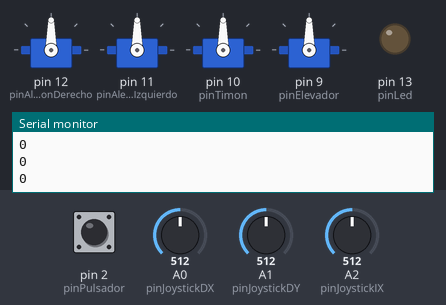
The sketch below on a simulated Arduino Uno, built with avr-gcc and run on an emulated ATmega328P. Shown: 4 × servo, output pins drawn as LEDs (lit = HIGH), the last lines printed to the serial monitor. Inputs (shaded band) come from the test bench; at power-on: A0 (pinJoystickDX) = 512, A1 (pinJoystickDY) = 512, A2 (pinJoystickIX) = 512, pin 2 (pinPulsador) LOW.

Above: at 1.2 s.
1.3 s: A0 (pinJoystickDX) set to 716
At 2.1 s:
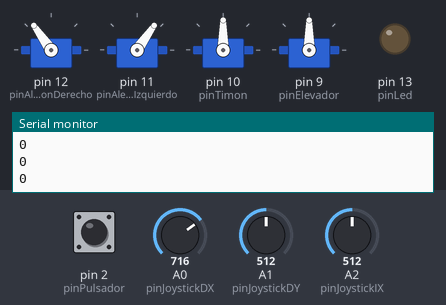
2.8 s: A1 (pinJoystickDY) set to 716
At 4.0 s:
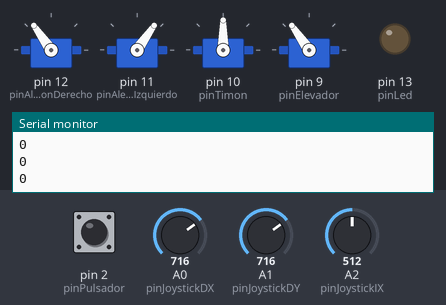
4.3 s: A2 (pinJoystickIX) set to 716
At 5.5 s:
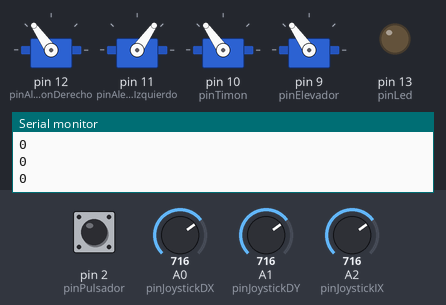
5.8 s: pin 2 (pinPulsador) pulled HIGH for 0.15 s
At 7.1 s:
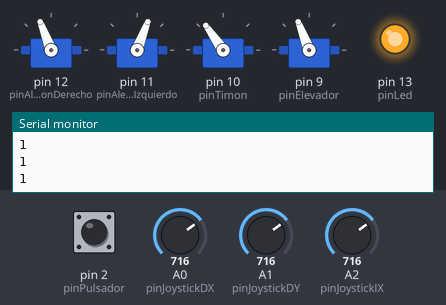
7.4 s: A0 (pinJoystickDX) set to 540
At 8.1 s:
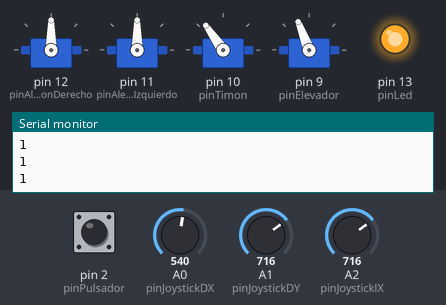
8.9 s: A1 (pinJoystickDY) set to 540
At 9.6 s:
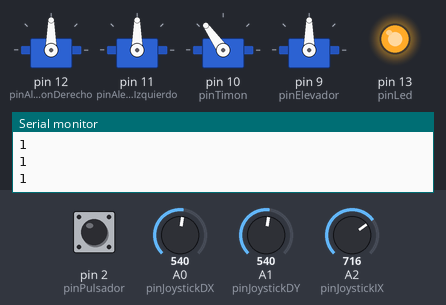
Timing chart, 0 to 11.4 s (numbered marks = the images above; inputs shaded):
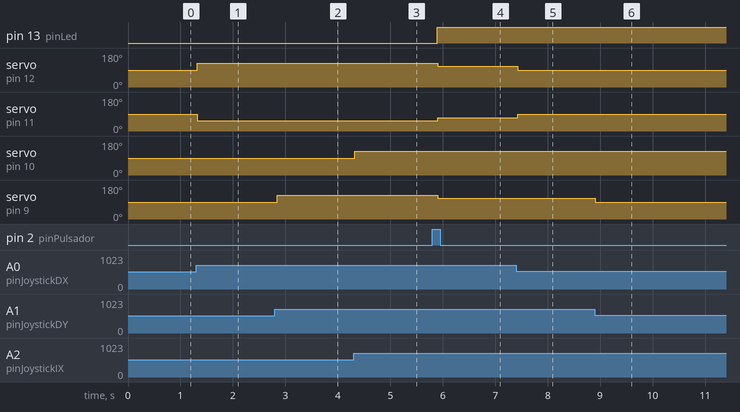

The sketch:

AleronesConBoton.ino
```cpp
#include<Servo.h>

//Corriente maxima con solo servos 0.07 mA


//Esta funcion tiene la mision de "estabilizar" los valores
//medidos en los potencimetros de los joysticks
int estabilizarValor(int X){
  if (X >= 480 && X <= 550){
    X = 512;
    return X;
  }

  if (X <= 13){
    X = 0;
    return X;
  }

  if (X >= 1014){
    X = 1023;
    return X;
  }

  return X;
}


//Declaramos incognitas para que el pulsador funcione como interruptor
float giro = 0.60;
int pinLed = 13;    //Para saber si esta activado
int pinPulsador = 2;
int inicio = 0;   //Esta incógnita nos va a decir si los alerones giran el 100% o el 70%
int estadoInicial = 1;
int estadoFinal = 1;

//Inicializamos los servos
Servo aleronDerecho;
Servo aleronIzquierdo;
Servo timon;
Servo elevador;

//Pines de los servos
int pinAleronDerecho = 12;
int pinAleronIzquierdo = 11;
int pinTimon = 10;
int pinElevador = 9;

//Establecemos los pulso a prueba-error
int PULSOMAX = 2450;
int PULSOMIN = 550;

//Pines de los dos joysticks
int pinJoystickDX = 0; // Joystick derecho, eje X
int pinJoystickDY = 1; // Joystick derecho, eje y
int pinJoystickIX = 2; // Joystick izquierdo, eje X

//Declaro las variables que vamos a utilizar para leer
//los valores de los joysticks
int valorJoystickDX;
int valorJoystickDY;
int valorJoystickIX;

//Declaro las variables que vamos a utilizar para angulos
int anguloJoystickDX;
int anguloJoystickDY;
int anguloJoystickIX;

void setup(){

  Serial.begin(9600);

  aleronDerecho.attach(pinAleronDerecho, PULSOMIN, PULSOMAX);
  aleronIzquierdo.attach(pinAleronIzquierdo, PULSOMIN, PULSOMAX);
  timon.attach(pinTimon, PULSOMIN, PULSOMAX);
  elevador.attach(pinElevador, PULSOMIN, PULSOMAX);

  pinMode(pinPulsador, INPUT);
  pinMode(pinLed, OUTPUT);
}

void loop(){

  //Lee el estado inicial del pulsador para ver si esta o no alimentado por la corriente
  estadoInicial = digitalRead(pinPulsador);

  if (estadoInicial && estadoFinal == 0){

    //Solo varia entre 1 y 0, nunca sera negativo
    inicio = 1 - inicio;
    delay(50);
  }

  estadoFinal = estadoInicial;

  valorJoystickDX = estabilizarValor(analogRead(pinJoystickDX));
  valorJoystickDY = estabilizarValor(analogRead(pinJoystickDY));
  valorJoystickIX = estabilizarValor(analogRead(pinJoystickIX));

  anguloJoystickDX = map(valorJoystickDX, 0, 1023, 0, 180);  //Angulo entre 0 y 180, leido en el JDX
  anguloJoystickDY = map(valorJoystickDY, 0, 1023, 0, 180);  //Angulo entre 0 y 180, leido en el JDY
  anguloJoystickIX = map(valorJoystickIX, 0, 1023, 0, 180);  //Angulo entre 0 y 180, leido en el JIX

  if(inicio == 1){
    //El servo se abrira un 50%
    anguloJoystickDX = (anguloJoystickDX - 90) * giro + 90;
    anguloJoystickDY = (anguloJoystickDY - 90) * giro + 90;
    //Es posible que no haga falta girar menos el timon
    //anguloJoystickIX = abs(anguloJoystickIX - 90) * giro + 90;

    //Para saber si esta activado el modo suave
    digitalWrite(pinLed, HIGH);
  }else{
    digitalWrite(pinLed, LOW);
  }

  Serial.println(inicio);

  aleronDerecho.write(anguloJoystickDX);
  aleronIzquierdo.write(180 - anguloJoystickDX);
  timon.write(anguloJoystickIX);
  elevador.write(anguloJoystickDY);

  delay(50);
}
```

Measured:
- after the input at 1.3 s, servo on pin 12 (pinAleronDerecho): 90° → 125° at once; servo on pin 11 (pinAleronIzquierdo): 90° → 55° at once
- after the input at 2.8 s, servo on pin 9 (pinElevador): 90° → 125° after 0.05 s
- after the input at 4.3 s, servo on pin 10 (pinTimon): 90° → 125° at once
- after the input at 5.8 s, pin 13 (pinLed): LOW → HIGH after 0.10 s; servo on pin 12 (pinAleronDerecho), servo on pin 9 (pinElevador): 125° → 111° after 0.10 s; servo on pin 11 (pinAleronIzquierdo): 55° → 69° after 0.10 s
- after the input at 7.4 s, servo on pin 12 (pinAleronDerecho): 111° → 90° at once; servo on pin 11 (pinAleronIzquierdo): 69° → 90° at once
- after the input at 8.9 s, servo on pin 9 (pinElevador): 111° → 90° at once
